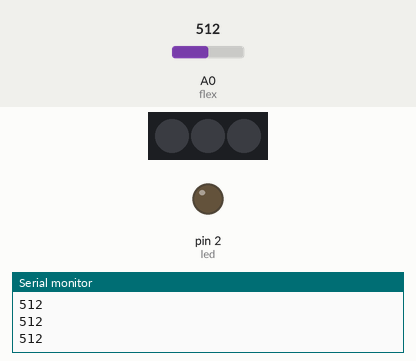
Bench run of a sketch on a simulated Arduino Uno, built with avr-gcc and run on an emulated ATmega328P. Parts: 3 RGB LEDs in strip order, left to right, output pins drawn as LEDs (lit = HIGH), the last lines printed to the serial monitor. The test bench sets the inputs (shaded band); at power-on: A0 (flex) = 512. Dim RGB values are drawn brighter than linear.

Above: at 1.2 s.
1.3 s: A0 (flex) set to 788
At 1.45 s:
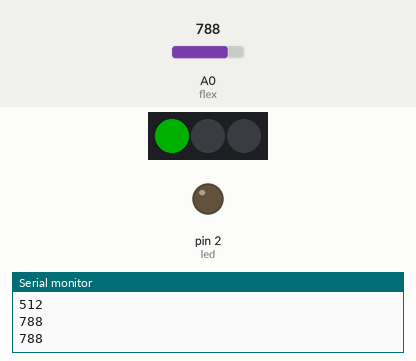
4.3 s: A0 (flex) set to 812
At 4.38 s:
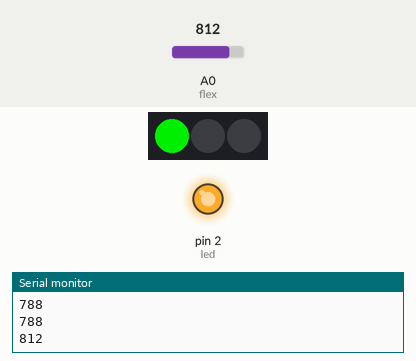
7.3 s: A0 (flex) set to 690
At 8.5 s:
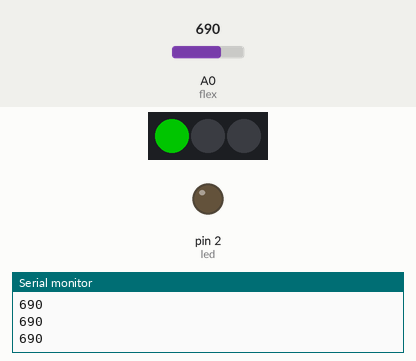
Timing chart, 0 to 10.3 s (numbered marks = the images above; inputs shaded):
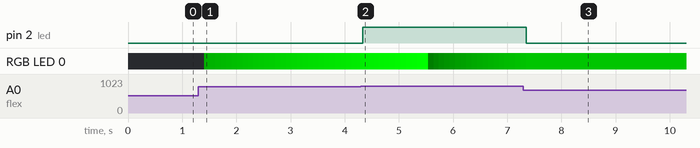

Measured:
- the behaviour switches between 800 and 801 on A0 (flex) (found by bisection; images 1 and 2)
- after the input at 1.3 s, RGB LED 0: off → RGB(0, 55, 0) after 0.11 s, → RGB(0, 60, 0) 0.10 s later, → RGB(0, 65, 0) 0.10 s later, → RGB(0, 70, 0) 0.10 s later, … (29 changes in this stretch)
- after the input at 4.3 s, pin 2 (led): LOW → HIGH at once
- after the input at 7.3 s, pin 2 (led): HIGH → LOW after 0.05 s

The sketch:

stretchasaurous.ino
```cpp
#include <Adafruit_NeoPixel.h>
int led = 2;
int flex = A0;
int val;
int brightness=50;
long startTime = millis();
long interval = 10;
long endTime;
Adafruit_NeoPixel strip(3, 3);
boolean isIncreasing = true;

void setup() {
  pinMode(led, OUTPUT);
  Serial.begin(9600);
   strip.setBrightness(brightness);
  strip.begin();
  strip.clear();
  strip.show();
}

void loop() {
  val = analogRead(flex);
  Serial.println(val);
  val = map(val, 700, 900, 0, 255);
  analogWrite(led, val);
  delay(100);

  if(val>=700&&val<=800){
    strip.setPixelColor(0,255,255,0);
      strip.show();
  }else if(val>=900&&val<=1000){
    strip.setPixelColor(0,255,0,0);
      strip.show();
  }else if (val<700&&val>=0||val>=1000){
    strip.setPixelColor(0,0,255,0);
    if (isIncreasing == true){
     brightness = brightness+5;
     strip.setBrightness(brightness);
      }
      if (isIncreasing == false)
      brightness = brightness-5;
      strip.setBrightness(brightness);
     startTime = millis();

      if (brightness == 20){
      isIncreasing = !isIncreasing;
      }
      if (brightness == 0 ){
      isIncreasing = !isIncreasing;
      }
      }
      strip.show();
  }
```
